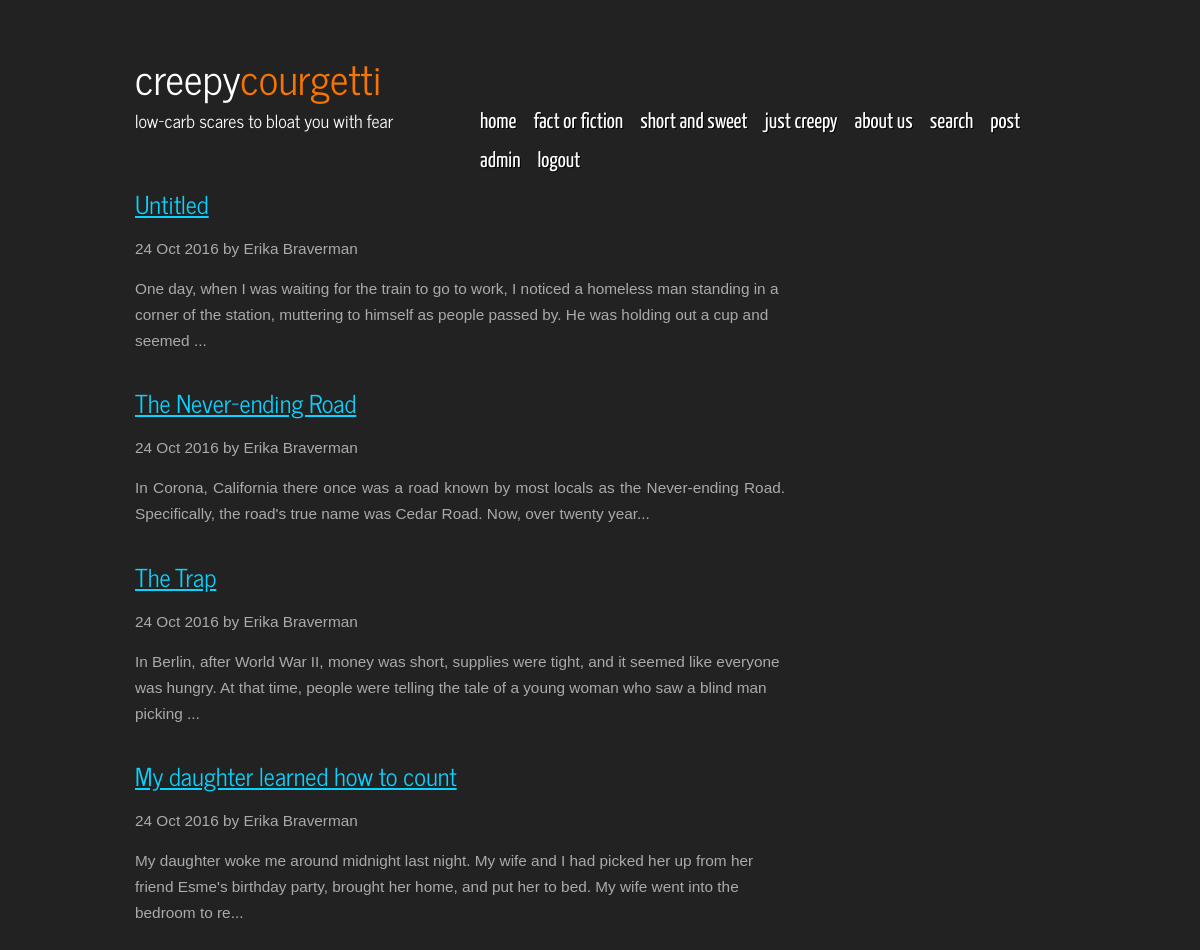
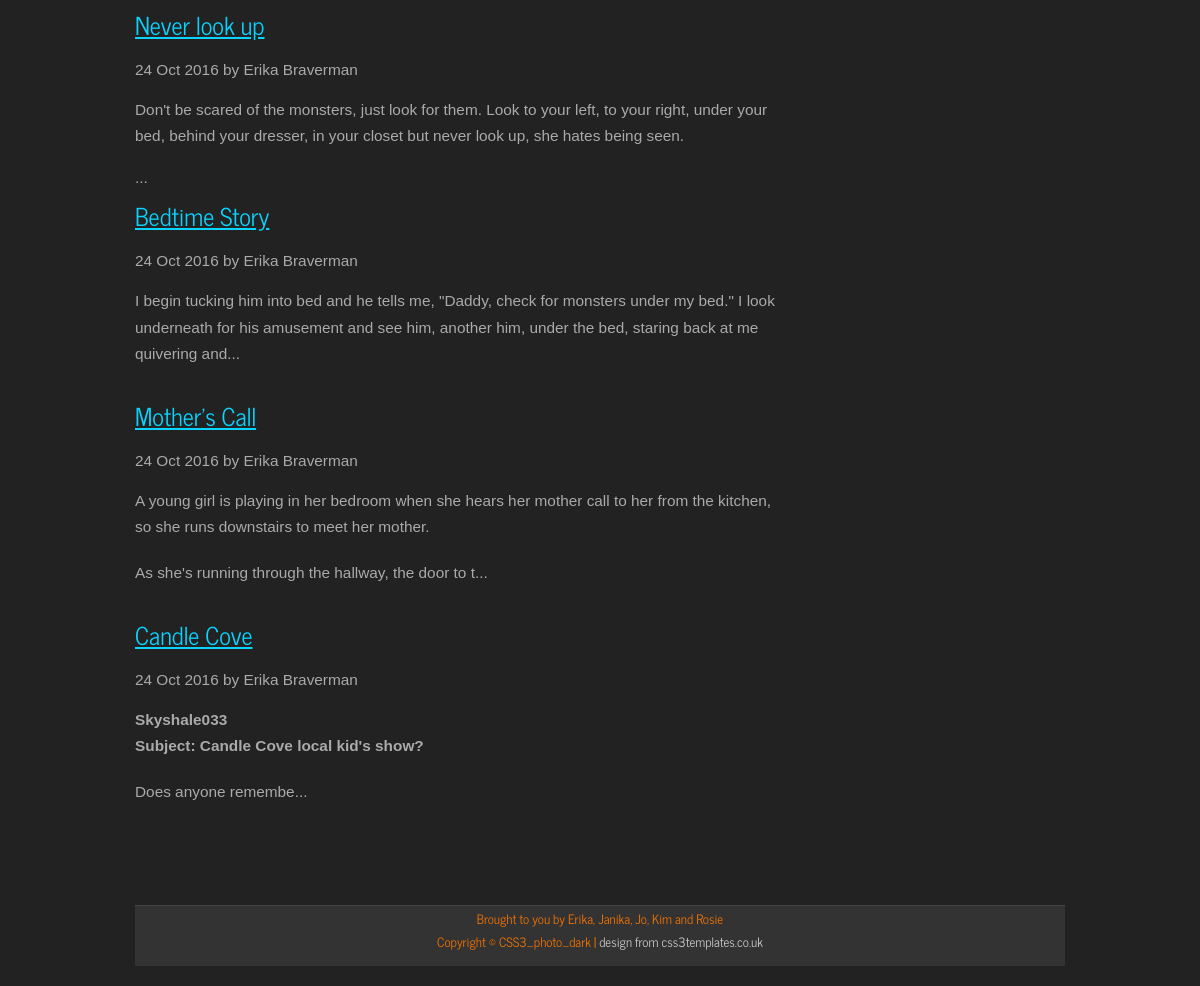
The page / (signed in) on the database its author committed (2 pictures, top to bottom).
### tables this page shows
CREATE TABLE `articles` (
  `id` int(10) UNSIGNED NOT NULL,
  `title` varchar(255) DEFAULT NULL,
  `body` text,
  `author` int(10) UNSIGNED DEFAULT NULL,
  `category` int(11) DEFAULT NULL,
  `date` int(11) DEFAULT NULL
);

CREATE TABLE `users` (
  `id` int(11) UNSIGNED NOT NULL,
  `username` varchar(255) DEFAULT NULL,
  `password` varchar(255) DEFAULT NULL,
  `fullname` varchar(255) DEFAULT NULL,
  `role` int(11) DEFAULT NULL,
  `email` varchar(255) DEFAULT NULL
);

### index.php (called while the page is built, shortened)
<?php
include 'common.php';
$sql = "SELECT articles.id, articles.title, articles.body, users.fullname FROM articles, users
            WHERE users.id = articles.author";
$sql .= " ORDER BY date DESC";
$stmt = $gPDO->prepare($sql);
$stmt->execute($_GET);
display_page('index', [
  'articles' => $stmt->fetchAll()
]);

### templates/index.phtml (the view)
<?php foreach ($vars['articles'] as $article): ?>
  <div class="list-item">
    <h2 class="list-post-title">
      <a href="article.php?id=<?= $article['id'];?>"><?= $article['title'];?></a>
    </h2>
    <div class="list-post-date">
      <time><?= date('d M Y'); ?></time> by <?= $article['fullname']; ?>
    </div>
    <br>
    <div class="post-text">
        <?= substr($article['body'],0,200).'...' ?>
    </div>
  </div>
<?php endforeach; ?>

### common.php (shortened to what this page needs)
<?php
function display_page($page, array $vars = [])
{
    foreach (['_header', $page, '_footer'] as $template) {
        include TEMPLATE_DIR.DIRECTORY_SEPARATOR.$template.TEMPLATE_EXT;
    }
}

### css/style.css (style rules this page uses)
html { height: 100%; }
* { margin: 0; padding: 0; }
body { font: normal .80em arial, sans-serif; background: #222; color: #AAA; }
p { padding: 0 0 20px 0; line-height: 1.7em; }
h1, h2, h3, h4, h5, h6 { font: normal 180% 'News Cycle', sans-serif; color: #362C20; letter-spacing: 0em; padding: 0 0 5px 0; }
h1, h2, h3 { font: normal 180% 'News Cycle', sans-serif; margin: 0 0 15px 0; padding: 0px 0 5px 0; color: #FFF; }
h2 { font: normal 160% 'News Cycle', sans-serif; padding: 9px 0 5px 0; color: #FFF; }
a, a:hover { outline: none; text-decoration: underline; color: #09D4FF; }

### rows shown on the page
articles: title "Untitled", users.fullname "Erika Braverman", body "One day, when I was waiting for the train to go to work, I noticed a homeless man standing in a corner of the station, muttering to himself as people passed by. He was holding out a cup and seemed"
articles: title "The Never-ending Road", users.fullname "Erika Braverman", body "In Corona, California there once was a road known by most locals as the Never-ending Road. Specifically, the road's true name was Cedar Road. Now, over twenty year"
articles: title "The Trap", users.fullname "Erika Braverman", body "In Berlin, after World War II, money was short, supplies were tight, and it seemed like everyone was hungry. At that time, people were telling the tale of a young woman who saw a blind man picking"
articles: title "My daughter learned how to count", users.fullname "Erika Braverman", body "My daughter woke me around midnight last night. My wife and I had picked her up from her friend Esme's birthday party, brought her home, and put her to bed. My wife went into the bedroom to re"
articles: title "Never look up", users.fullname "Erika Braverman", body "Don't be scared of the monsters, just look for them. Look to your left, to your right, under your bed, behind your dresser, in your closet but never look up, she hates being seen."
articles: title "Bedtime Story", users.fullname "Erika Braverman", body "I begin tucking him into bed and he tells me, \"Daddy, check for monsters under my bed.\" I look underneath for his amusement and see him, another him, under the bed, staring back at me quivering and"
articles: title "Mother's Call", users.fullname "Erika Braverman", body "A young girl is playing in her bedroom when she hears her mother call to her from the kitchen, so she runs downstairs to meet her mother. As she's running through the hallway, the door to t"
articles: title "Candle Cove", users.fullname "Erika Braverman", body "Skyshale033 Subject: Candle Cove local kid's show? Does anyone remembe"

### other values the page prints
$category "fact or fiction"
$category "short and sweet"
$category "just creepy"
